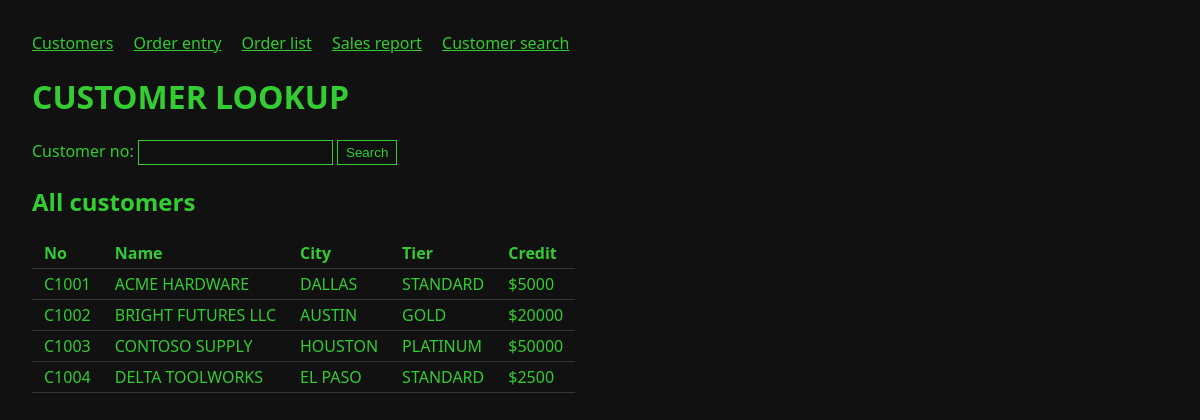
Page /customers on the committed database.
### tables this page shows
CREATE TABLE customers (
    cust_no     TEXT PRIMARY KEY,
    name        TEXT NOT NULL,
    city        TEXT,
    tier        TEXT NOT NULL DEFAULT 'S',   -- S=standard, G=gold, P=platinum
    credit_lim  INTEGER NOT NULL DEFAULT 5000
);

### target/app/main.py (the view)
@app.get("/customers", response_class=HTMLResponse)
def customers_page(request: Request):
    conn = db.connect()
    try:
        rows = conn.execute(
            "SELECT cust_no,name,city,tier,credit_lim FROM customers ORDER BY cust_no"
        ).fetchall()
    finally:
        conn.close()
    return TEMPLATES.TemplateResponse(
        request,
        "customers.html",
        {"customers": rows, "tier_names": {"S": "STANDARD", "G": "GOLD", "P": "PLATINUM"}},
    )

### target/app/templates/customers.html (shortened to what this page needs)
{% extends "base.html" %}
{% block content %}
<h1>CUSTOMER LOOKUP</h1>
<form hx-get="/customers/lookup" hx-target="#result" hx-swap="innerHTML">
  <label>Customer no: <input name="cust_no" maxlength="8" autofocus></label>
  <button type="submit">Search</button>
</form>
<h2>All customers</h2>
<table>
  <tr><th>No</th><th>Name</th><th>City</th><th>Tier</th><th>Credit</th></tr>
  {% for cust_no, name, city, tier, credit_lim in customers %}
  <tr><td>{{ cust_no }}</td><td>{{ name }}</td><td>{{ city }}</td>
      <td>{{ tier_names[tier] }}</td><td>${{ credit_lim }}</td></tr>
  {% endfor %}
</table>
{% endblock %}

### target/app/templates/base.html (shortened to what this page needs)
<!DOCTYPE html>
<html lang="en">
<head>
</head>
<body>
  <nav aria-label="Main">
    <a href="/customers">Customers</a>
    <a href="/orders/new">Order entry</a>
    <a href="/orders">Order list</a>
    <a href="/reports/sales">Sales report</a>
    <a href="/customers/search">Customer search</a>
  </nav>
  {% block content %}{% endblock %}
</body>
</html>

### target/app/templates/base.html (style rules this page uses)
body { font-family: system-ui, sans-serif; margin: 2rem; background: #111; color: #3c3; }
nav { margin-bottom: 1rem; }
a { color: #3c3; }
nav a { margin-right: 1rem; }
table { border-collapse: collapse; }
th, td { padding: .25rem .75rem; text-align: left; border-bottom: 1px solid #333; }
input, button { background: #111; color: #3c3; border: 1px solid #3c3; padding: .25rem .5rem; }
label { display: inline-block; min-width: 8rem; }

### rows in the picture
customers: cust_no "C1001", name "ACME HARDWARE", city "DALLAS", tier "STANDARD", credit_lim "5000"
customers: cust_no "C1002", name "BRIGHT FUTURES LLC", city "AUSTIN", tier "GOLD", credit_lim "20000"
customers: cust_no "C1003", name "CONTOSO SUPPLY", city "HOUSTON", tier "PLATINUM", credit_lim "50000"
customers: cust_no "C1004", name "DELTA TOOLWORKS", city "EL PASO", tier "STANDARD", credit_lim "2500"
